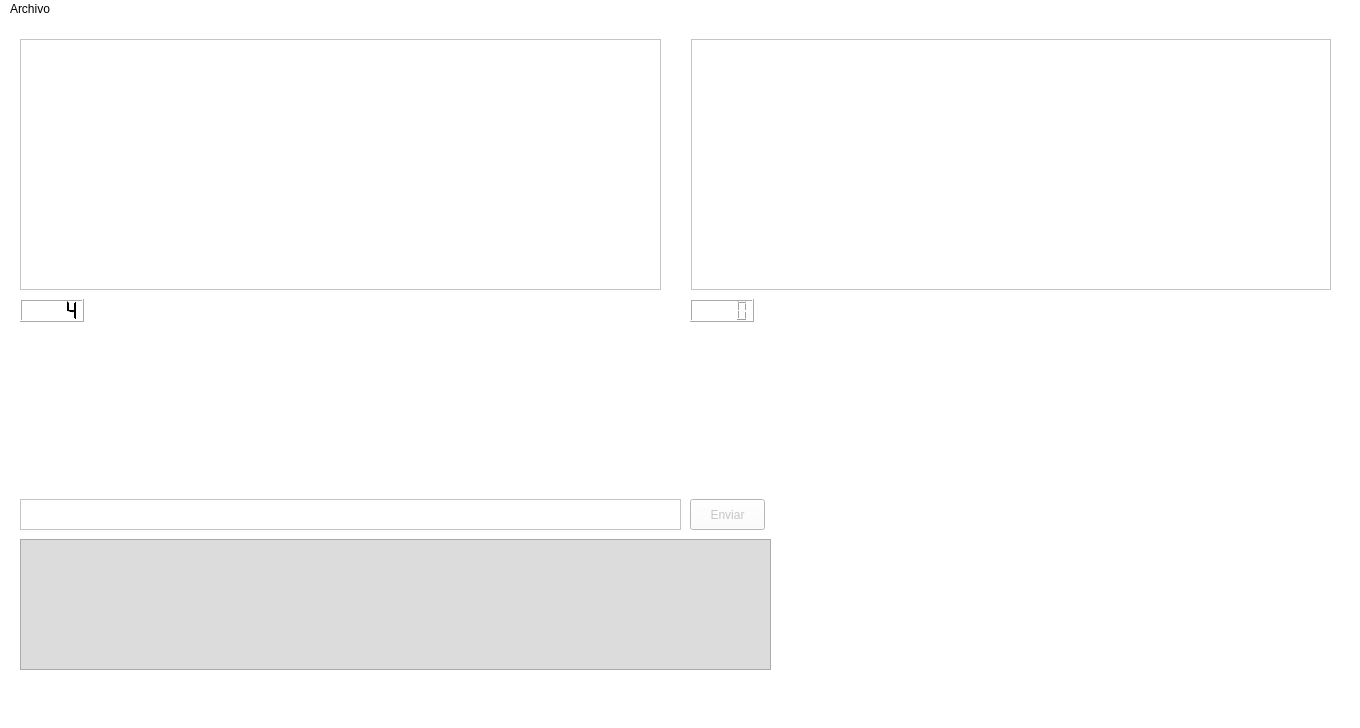
<?xml version="1.0" encoding="UTF-8"?>
<ui version="4.0">
 <class>MainWindow</class>
 <widget class="QMainWindow" name="MainWindow">
  <property name="geometry">
   <rect>
    <x>0</x>
    <y>0</y>
    <width>1360</width>
    <height>728</height>
   </rect>
  </property>
  <property name="palette">
   <palette>
    <active>
     <colorrole role="WindowText">
      <brush brushstyle="SolidPattern">
       <color alpha="255">
        <red>255</red>
        <green>255</green>
        <blue>255</blue>
       </color>
      </brush>
     </colorrole>
     <colorrole role="Button">
      <brush brushstyle="SolidPattern">
       <color alpha="255">
        <red>255</red>
        <green>255</green>
        <blue>255</blue>
       </color>
      </brush>
     </colorrole>
     <colorrole role="Light">
      <brush brushstyle="SolidPattern">
       <color alpha="255">
        <red>6</red>
        <green>6</green>
        <blue>6</blue>
       </color>
      </brush>
     </colorrole>
     <colorrole role="Midlight">
      <brush brushstyle="SolidPattern">
       <color alpha="255">
        <red>5</red>
        <green>5</green>
        <blue>5</blue>
       </color>
      </brush>
     </colorrole>
     <colorrole role="Dark">
      <brush brushstyle="SolidPattern">
       <color alpha="255">
        <red>2</red>
        <green>2</green>
        <blue>2</blue>
       </color>
      </brush>
     </colorrole>
     <colorrole role="Mid">
      <brush brushstyle="SolidPattern">
       <color alpha="255">
        <red>2</red>
        <green>2</green>
        <blue>2</blue>
       </color>
      </brush>
     </colorrole>
     <colorrole role="Text">
      <brush brushstyle="SolidPattern">
       <color alpha="255">
        <red>255</red>
        <green>255</green>
        <blue>255</blue>
       </color>
      </brush>
     </colorrole>
     <colorrole role="BrightText">
      <brush brushstyle="SolidPattern">
       <color alpha="255">
        <red>255</red>
        <green>255</green>
        <blue>255</blue>
       </color>
      </brush>
     </colorrole>
     <colorrole role="ButtonText">
      <brush brushstyle="SolidPattern">
       <color alpha="255">
        <red>255</red>
        <green>255</green>
        <blue>255</blue>
       </color>
      </brush>
     </colorrole>
     <colorrole role="Base">
      <brush brushstyle="SolidPattern">
       <color alpha="255">
        <red>255</red>
        <green>255</green>
        <blue>255</blue>
       </color>
      </brush>
     </colorrole>
     <colorrole role="Window">
      <brush brushstyle="SolidPattern">
       <color alpha="255">
        <red>255</red>
        <green>255</green>
        <blue>255</blue>
       </color>
      </brush>
     </colorrole>
     <colorrole role="Shadow">
      <brush brushstyle="SolidPattern">
       <color alpha="255">
        <red>0</red>
        <green>0</green>
        <blue>0</blue>
       </color>
      </brush>
     </colorrole>
     <colorrole role="AlternateBase">
      <brush brushstyle="SolidPattern">
       <color alpha="255">
        <red>2</red>
        <green>2</green>
        <blue>2</blue>
       </color>
      </brush>
     </colorrole>
     <colorrole role="ToolTipBase">
      <brush brushstyle="SolidPattern">
       <color alpha="255">
        <red>255</red>
        <green>255</green>
        <blue>220</blue>
       </color>
      </brush>
     </colorrole>
     <colorrole role="ToolTipText">
      <brush brushstyle="SolidPattern">
       <color alpha="255">
        <red>0</red>
        <green>0</green>
        <blue>0</blue>
       </color>
      </brush>
     </colorrole>
     <colorrole role="PlaceholderText">
      <brush brushstyle="SolidPattern">
       <color alpha="128">
        <red>255</red>
        <green>255</green>
        <blue>255</blue>
       </color>
      </brush>
     </colorrole>
    </active>
    <inactive>
     <colorrole role="WindowText">
      <brush brushstyle="SolidPattern">
       <color alpha="255">
        <red>255</red>
        <green>255</green>
        <blue>255</blue>
       </color>
      </brush>
     </colorrole>
     <colorrole role="Button">
      <brush brushstyle="SolidPattern">
       <color alpha="255">
        <red>255</red>
        <green>255</green>
        <blue>255</blue>
       </color>
      </brush>
     </colorrole>
     <colorrole role="Light">
      <brush brushstyle="SolidPattern">
       <color alpha="255">
        <red>6</red>
        <green>6</green>
        <blue>6</blue>
       </color>
      </brush>
     </colorrole>
     <colorrole role="Midlight">
      <brush brushstyle="SolidPattern">
       <color alpha="255">
        <red>5</red>
        <green>5</green>
        <blue>5</blue>
       </color>
      </brush>
     </colorrole>
     <colorrole role="Dark">
      <brush brushstyle="SolidPattern">
       <color alpha="255">
        <red>2</red>
        <green>2</green>
        <blue>2</blue>
       </color>
      </brush>
     </colorrole>
     <colorrole role="Mid">
      <brush brushstyle="SolidPattern">
       <color alpha="255">
        <red>2</red>
        <green>2</green>
        <blue>2</blue>
       </color>
      </brush>
     </colorrole>
     <colorrole role="Text">
      <brush brushstyle="SolidPattern">
       <color alpha="255">
        <red>255</red>
        <green>255</green>
        <blue>255</blue>
       </color>
      </brush>
     </colorrole>
     <colorrole role="BrightText">
      <brush brushstyle="SolidPattern">
       <color alpha="255">
        <red>255</red>
        <green>255</green>
        <blue>255</blue>
       </color>
      </brush>
     </colorrole>
     <colorrole role="ButtonText">
      <brush brushstyle="SolidPattern">
       <color alpha="255">
        <red>255</red>
        <green>255</green>
        <blue>255</blue>
       </color>
      </brush>
     </colorrole>
     <colorrole role="Base">
      <brush brushstyle="SolidPattern">
       <color alpha="255">
        <red>255</red>
        <green>255</green>
        <blue>255</blue>
       </color>
      </brush>
     </colorrole>
     <colorrole role="Window">
      <brush brushstyle="SolidPattern">
       <color alpha="255">
        <red>255</red>
        <green>255</green>
        <blue>255</blue>
       </color>
      </brush>
     </colorrole>
     <colorrole role="Shadow">
      <brush brushstyle="SolidPattern">
       <color alpha="255">
        <red>0</red>
        <green>0</green>
        <blue>0</blue>
       </color>
      </brush>
     </colorrole>
     <colorrole role="AlternateBase">
      <brush brushstyle="SolidPattern">
       <color alpha="255">
        <red>2</red>
        <green>2</green>
        <blue>2</blue>
       </color>
      </brush>
     </colorrole>
     <colorrole role="ToolTipBase">
      <brush brushstyle="SolidPattern">
       <color alpha="255">
        <red>255</red>
        <green>255</green>
        <blue>220</blue>
       </color>
      </brush>
     </colorrole>
     <colorrole role="ToolTipText">
      <brush brushstyle="SolidPattern">
       <color alpha="255">
        <red>0</red>
        <green>0</green>
        <blue>0</blue>
       </color>
      </brush>
     </colorrole>
     <colorrole role="PlaceholderText">
      <brush brushstyle="SolidPattern">
       <color alpha="128">
        <red>255</red>
        <green>255</green>
        <blue>255</blue>
       </color>
      </brush>
     </colorrole>
    </inactive>
    <disabled>
     <colorrole role="WindowText">
      <brush brushstyle="SolidPattern">
       <color alpha="255">
        <red>2</red>
        <green>2</green>
        <blue>2</blue>
       </color>
      </brush>
     </colorrole>
     <colorrole role="Button">
      <brush brushstyle="SolidPattern">
       <color alpha="255">
        <red>255</red>
        <green>255</green>
        <blue>255</blue>
       </color>
      </brush>
     </colorrole>
     <colorrole role="Light">
      <brush brushstyle="SolidPattern">
       <color alpha="255">
        <red>6</red>
        <green>6</green>
        <blue>6</blue>
       </color>
      </brush>
     </colorrole>
     <colorrole role="Midlight">
      <brush brushstyle="SolidPattern">
       <color alpha="255">
        <red>5</red>
        <green>5</green>
        <blue>5</blue>
       </color>
      </brush>
     </colorrole>
     <colorrole role="Dark">
      <brush brushstyle="SolidPattern">
       <color alpha="255">
        <red>2</red>
        <green>2</green>
        <blue>2</blue>
       </color>
      </brush>
     </colorrole>
     <colorrole role="Mid">
      <brush brushstyle="SolidPattern">
       <color alpha="255">
        <red>2</red>
        <green>2</green>
        <blue>2</blue>
       </color>
      </brush>
     </colorrole>
     <colorrole role="Text">
      <brush brushstyle="SolidPattern">
       <color alpha="255">
        <red>2</red>
        <green>2</green>
        <blue>2</blue>
       </color>
      </brush>
     </colorrole>
     <colorrole role="BrightText">
      <brush brushstyle="SolidPattern">
       <color alpha="255">
        <red>255</red>
        <green>255</green>
        <blue>255</blue>
       </color>
      </brush>
     </colorrole>
     <colorrole role="ButtonText">
      <brush brushstyle="SolidPattern">
       <color alpha="255">
        <red>2</red>
        <green>2</green>
        <blue>2</blue>
       </color>
      </brush>
     </colorrole>
     <colorrole role="Base">
      <brush brushstyle="SolidPattern">
       <color alpha="255">
        <red>255</red>
        <green>255</green>
        <blue>255</blue>
       </color>
      </brush>
     </colorrole>
     <colorrole role="Window">
      <brush brushstyle="SolidPattern">
       <color alpha="255">
        <red>255</red>
        <green>255</green>
        <blue>255</blue>
       </color>
      </brush>
     </colorrole>
     <colorrole role="Shadow">
      <brush brushstyle="SolidPattern">
       <color alpha="255">
        <red>0</red>
        <green>0</green>
        <blue>0</blue>
       </color>
      </brush>
     </colorrole>
     <colorrole role="AlternateBase">
      <brush brushstyle="SolidPattern">
       <color alpha="255">
        <red>4</red>
        <green>4</green>
        <blue>4</blue>
       </color>
      </brush>
     </colorrole>
     <colorrole role="ToolTipBase">
      <brush brushstyle="SolidPattern">
       <color alpha="255">
        <red>255</red>
        <green>255</green>
        <blue>220</blue>
       </color>
      </brush>
     </colorrole>
     <colorrole role="ToolTipText">
      <brush brushstyle="SolidPattern">
       <color alpha="255">
        <red>0</red>
        <green>0</green>
        <blue>0</blue>
       </color>
      </brush>
     </colorrole>
     <colorrole role="PlaceholderText">
      <brush brushstyle="SolidPattern">
       <color alpha="128">
        <red>255</red>
        <green>255</green>
        <blue>255</blue>
       </color>
      </brush>
     </colorrole>
    </disabled>
   </palette>
  </property>
  <property name="windowTitle">
   <string>Icaro´19 Ground Station</string>
  </property>
  <property name="styleSheet">
   <string notr="true">background-color: rgb(255, 255, 255);</string>
  </property>
  <widget class="QWidget" name="centralwidget">
   <widget class="QPushButton" name="pushButton">
    <property name="geometry">
     <rect>
      <x>690</x>
      <y>480</y>
      <width>75</width>
      <height>31</height>
     </rect>
    </property>
    <property name="styleSheet">
     <string notr="true">color: rgb(198, 198, 198);</string>
    </property>
    <property name="text">
     <string>Enviar</string>
    </property>
   </widget>
   <widget class="QTextEdit" name="textEdit">
    <property name="geometry">
     <rect>
      <x>20</x>
      <y>480</y>
      <width>661</width>
      <height>31</height>
     </rect>
    </property>
    <property name="styleSheet">
     <string notr="true">
color: rgb(253, 253, 253);</string>
    </property>
    <property name="html">
     <string>&lt;!DOCTYPE HTML PUBLIC &quot;-//W3C//DTD HTML 4.0//EN&quot; &quot;http://www.w3.org/TR/REC-html40/strict.dtd&quot;&gt;
&lt;html&gt;&lt;head&gt;&lt;meta name=&quot;qrichtext&quot; content=&quot;1&quot; /&gt;&lt;style type=&quot;text/css&quot;&gt;
p, li { white-space: pre-wrap; }
&lt;/style&gt;&lt;/head&gt;&lt;body style=&quot; font-family:'Cantarell'; font-size:10pt; font-weight:400; font-style:normal;&quot;&gt;
&lt;p style=&quot;-qt-paragraph-type:empty; margin-top:0px; margin-bottom:0px; margin-left:0px; margin-right:0px; -qt-block-indent:0; text-indent:0px; font-family:'MS Shell Dlg 2'; font-size:8.25pt;&quot;&gt;&lt;br /&gt;&lt;/p&gt;&lt;/body&gt;&lt;/html&gt;</string>
    </property>
   </widget>
   <widget class="QTextEdit" name="textEdit_2">
    <property name="geometry">
     <rect>
      <x>20</x>
      <y>520</y>
      <width>751</width>
      <height>131</height>
     </rect>
    </property>
    <property name="styleSheet">
     <string notr="true">color: rgb(0, 0, 0);
background-color: rgb(220, 220, 220);</string>
    </property>
   </widget>
   <widget class="QLabel" name="label">
    <property name="geometry">
     <rect>
      <x>1110</x>
      <y>490</y>
      <width>151</width>
      <height>151</height>
     </rect>
    </property>
    <property name="text">
     <string/>
    </property>
    <property name="pixmap">
     <pixmap>../../Descargas/icaro19_logo.png</pixmap>
    </property>
   </widget>
   <widget class="QWidget" name="horizontalLayoutWidget">
    <property name="geometry">
     <rect>
      <x>20</x>
      <y>20</y>
      <width>1311</width>
      <height>251</height>
     </rect>
    </property>
    <layout class="QHBoxLayout" name="horizontalLayout">
     <property name="spacing">
      <number>30</number>
     </property>
     <item>
      <widget class="PlotWidget" name="graphicsTemperature">
       <property name="styleSheet">
        <string notr="true">background-color: rgb(255, 255, 255);</string>
       </property>
      </widget>
     </item>
     <item>
      <widget class="PlotWidget" name="graphicsPresure"/>
     </item>
    </layout>
   </widget>
   <widget class="QLCDNumber" name="lcdTemperature">
    <property name="geometry">
     <rect>
      <x>20</x>
      <y>280</y>
      <width>64</width>
      <height>23</height>
     </rect>
    </property>
    <property name="palette">
     <palette>
      <active>
       <colorrole role="WindowText">
        <brush brushstyle="SolidPattern">
         <color alpha="255">
          <red>255</red>
          <green>255</green>
          <blue>255</blue>
         </color>
        </brush>
       </colorrole>
       <colorrole role="Button">
        <brush brushstyle="SolidPattern">
         <color alpha="255">
          <red>0</red>
          <green>0</green>
          <blue>0</blue>
         </color>
        </brush>
       </colorrole>
       <colorrole role="Light">
        <brush brushstyle="SolidPattern">
         <color alpha="255">
          <red>0</red>
          <green>0</green>
          <blue>0</blue>
         </color>
        </brush>
       </colorrole>
       <colorrole role="Midlight">
        <brush brushstyle="SolidPattern">
         <color alpha="255">
          <red>0</red>
          <green>0</green>
          <blue>0</blue>
         </color>
        </brush>
       </colorrole>
       <colorrole role="Dark">
        <brush brushstyle="SolidPattern">
         <color alpha="255">
          <red>0</red>
          <green>0</green>
          <blue>0</blue>
         </color>
        </brush>
       </colorrole>
       <colorrole role="Mid">
        <brush brushstyle="SolidPattern">
         <color alpha="255">
          <red>0</red>
          <green>0</green>
          <blue>0</blue>
         </color>
        </brush>
       </colorrole>
       <colorrole role="Text">
        <brush brushstyle="SolidPattern">
         <color alpha="255">
          <red>255</red>
          <green>255</green>
          <blue>255</blue>
         </color>
        </brush>
       </colorrole>
       <colorrole role="BrightText">
        <brush brushstyle="SolidPattern">
         <color alpha="255">
          <red>255</red>
          <green>255</green>
          <blue>255</blue>
         </color>
        </brush>
       </colorrole>
       <colorrole role="ButtonText">
        <brush brushstyle="SolidPattern">
         <color alpha="255">
          <red>255</red>
          <green>255</green>
          <blue>255</blue>
         </color>
        </brush>
       </colorrole>
       <colorrole role="Base">
        <brush brushstyle="SolidPattern">
         <color alpha="255">
          <red>0</red>
          <green>0</green>
          <blue>0</blue>
         </color>
        </brush>
       </colorrole>
       <colorrole role="Window">
        <brush brushstyle="SolidPattern">
         <color alpha="255">
          <red>0</red>
          <green>0</green>
          <blue>0</blue>
         </color>
        </brush>
       </colorrole>
       <colorrole role="Shadow">
        <brush brushstyle="SolidPattern">
         <color alpha="255">
          <red>0</red>
          <green>0</green>
          <blue>0</blue>
         </color>
        </brush>
       </colorrole>
       <colorrole role="AlternateBase">
        <brush brushstyle="SolidPattern">
         <color alpha="255">
          <red>0</red>
          <green>0</green>
          <blue>0</blue>
         </color>
        </brush>
       </colorrole>
       <colorrole role="ToolTipBase">
        <brush brushstyle="SolidPattern">
         <color alpha="255">
          <red>255</red>
          <green>255</green>
          <blue>220</blue>
         </color>
        </brush>
       </colorrole>
       <colorrole role="ToolTipText">
        <brush brushstyle="SolidPattern">
         <color alpha="255">
          <red>0</red>
          <green>0</green>
          <blue>0</blue>
         </color>
        </brush>
       </colorrole>
       <colorrole role="PlaceholderText">
        <brush brushstyle="SolidPattern">
         <color alpha="128">
          <red>255</red>
          <green>255</green>
          <blue>255</blue>
         </color>
        </brush>
       </colorrole>
      </active>
      <inactive>
       <colorrole role="WindowText">
        <brush brushstyle="SolidPattern">
         <color alpha="255">
          <red>255</red>
          <green>255</green>
          <blue>255</blue>
         </color>
        </brush>
       </colorrole>
       <colorrole role="Button">
        <brush brushstyle="SolidPattern">
         <color alpha="255">
          <red>0</red>
          <green>0</green>
          <blue>0</blue>
         </color>
        </brush>
       </colorrole>
       <colorrole role="Light">
        <brush brushstyle="SolidPattern">
         <color alpha="255">
          <red>0</red>
          <green>0</green>
          <blue>0</blue>
         </color>
        </brush>
       </colorrole>
       <colorrole role="Midlight">
        <brush brushstyle="SolidPattern">
         <color alpha="255">
          <red>0</red>
          <green>0</green>
          <blue>0</blue>
         </color>
        </brush>
       </colorrole>
       <colorrole role="Dark">
        <brush brushstyle="SolidPattern">
         <color alpha="255">
          <red>0</red>
          <green>0</green>
          <blue>0</blue>
         </color>
        </brush>
       </colorrole>
       <colorrole role="Mid">
        <brush brushstyle="SolidPattern">
         <color alpha="255">
          <red>0</red>
          <green>0</green>
          <blue>0</blue>
         </color>
        </brush>
       </colorrole>
       <colorrole role="Text">
        <brush brushstyle="SolidPattern">
         <color alpha="255">
          <red>255</red>
          <green>255</green>
          <blue>255</blue>
         </color>
        </brush>
       </colorrole>
       <colorrole role="BrightText">
        <brush brushstyle="SolidPattern">
         <color alpha="255">
          <red>255</red>
          <green>255</green>
          <blue>255</blue>
         </color>
        </brush>
       </colorrole>
       <colorrole role="ButtonText">
        <brush brushstyle="SolidPattern">
         <color alpha="255">
          <red>255</red>
          <green>255</green>
          <blue>255</blue>
         </color>
        </brush>
       </colorrole>
       <colorrole role="Base">
        <brush brushstyle="SolidPattern">
         <color alpha="255">
          <red>0</red>
          <green>0</green>
          <blue>0</blue>
         </color>
        </brush>
       </colorrole>
       <colorrole role="Window">
        <brush brushstyle="SolidPattern">
         <color alpha="255">
          <red>0</red>
          <green>0</green>
          <blue>0</blue>
         </color>
        </brush>
       </colorrole>
       <colorrole role="Shadow">
        <brush brushstyle="SolidPattern">
         <color alpha="255">
          <red>0</red>
          <green>0</green>
          <blue>0</blue>
         </color>
        </brush>
       </colorrole>
       <colorrole role="AlternateBase">
        <brush brushstyle="SolidPattern">
         <color alpha="255">
          <red>0</red>
          <green>0</green>
          <blue>0</blue>
         </color>
        </brush>
       </colorrole>
       <colorrole role="ToolTipBase">
        <brush brushstyle="SolidPattern">
         <color alpha="255">
          <red>255</red>
          <green>255</green>
          <blue>220</blue>
         </color>
        </brush>
       </colorrole>
       <colorrole role="ToolTipText">
        <brush brushstyle="SolidPattern">
         <color alpha="255">
          <red>0</red>
          <green>0</green>
          <blue>0</blue>
         </color>
        </brush>
       </colorrole>
       <colorrole role="PlaceholderText">
        <brush brushstyle="SolidPattern">
         <color alpha="128">
          <red>255</red>
          <green>255</green>
          <blue>255</blue>
         </color>
        </brush>
       </colorrole>
      </inactive>
      <disabled>
       <colorrole role="WindowText">
        <brush brushstyle="SolidPattern">
         <color alpha="255">
          <red>0</red>
          <green>0</green>
          <blue>0</blue>
         </color>
        </brush>
       </colorrole>
       <colorrole role="Button">
        <brush brushstyle="SolidPattern">
         <color alpha="255">
          <red>0</red>
          <green>0</green>
          <blue>0</blue>
         </color>
        </brush>
       </colorrole>
       <colorrole role="Light">
        <brush brushstyle="SolidPattern">
         <color alpha="255">
          <red>0</red>
          <green>0</green>
          <blue>0</blue>
         </color>
        </brush>
       </colorrole>
       <colorrole role="Midlight">
        <brush brushstyle="SolidPattern">
         <color alpha="255">
          <red>0</red>
          <green>0</green>
          <blue>0</blue>
         </color>
        </brush>
       </colorrole>
       <colorrole role="Dark">
        <brush brushstyle="SolidPattern">
         <color alpha="255">
          <red>0</red>
          <green>0</green>
          <blue>0</blue>
         </color>
        </brush>
       </colorrole>
       <colorrole role="Mid">
        <brush brushstyle="SolidPattern">
         <color alpha="255">
          <red>0</red>
          <green>0</green>
          <blue>0</blue>
         </color>
        </brush>
       </colorrole>
       <colorrole role="Text">
        <brush brushstyle="SolidPattern">
         <color alpha="255">
          <red>0</red>
          <green>0</green>
          <blue>0</blue>
         </color>
        </brush>
       </colorrole>
       <colorrole role="BrightText">
        <brush brushstyle="SolidPattern">
         <color alpha="255">
          <red>255</red>
          <green>255</green>
          <blue>255</blue>
         </color>
        </brush>
       </colorrole>
       <colorrole role="ButtonText">
        <brush brushstyle="SolidPattern">
         <color alpha="255">
          <red>0</red>
          <green>0</green>
          <blue>0</blue>
         </color>
        </brush>
       </colorrole>
       <colorrole role="Base">
        <brush brushstyle="SolidPattern">
         <color alpha="255">
          <red>0</red>
          <green>0</green>
          <blue>0</blue>
         </color>
        </brush>
       </colorrole>
       <colorrole role="Window">
        <brush brushstyle="SolidPattern">
         <color alpha="255">
          <red>0</red>
          <green>0</green>
          <blue>0</blue>
         </color>
        </brush>
       </colorrole>
       <colorrole role="Shadow">
        <brush brushstyle="SolidPattern">
         <color alpha="255">
          <red>0</red>
          <green>0</green>
          <blue>0</blue>
         </color>
        </brush>
       </colorrole>
       <colorrole role="AlternateBase">
        <brush brushstyle="SolidPattern">
         <color alpha="255">
          <red>0</red>
          <green>0</green>
          <blue>0</blue>
         </color>
        </brush>
       </colorrole>
       <colorrole role="ToolTipBase">
        <brush brushstyle="SolidPattern">
         <color alpha="255">
          <red>255</red>
          <green>255</green>
          <blue>220</blue>
         </color>
        </brush>
       </colorrole>
       <colorrole role="ToolTipText">
        <brush brushstyle="SolidPattern">
         <color alpha="255">
          <red>0</red>
          <green>0</green>
          <blue>0</blue>
         </color>
        </brush>
       </colorrole>
       <colorrole role="PlaceholderText">
        <brush brushstyle="SolidPattern">
         <color alpha="128">
          <red>255</red>
          <green>255</green>
          <blue>255</blue>
         </color>
        </brush>
       </colorrole>
      </disabled>
     </palette>
    </property>
    <property name="styleSheet">
     <string notr="true">color: rgb(116, 255, 24);</string>
    </property>
    <property name="value" stdset="0">
     <double>4.000000000000000</double>
    </property>
   </widget>
   <widget class="QLCDNumber" name="lcdPresure">
    <property name="geometry">
     <rect>
      <x>690</x>
      <y>280</y>
      <width>64</width>
      <height>23</height>
     </rect>
    </property>
   </widget>
  </widget>
  <widget class="QMenuBar" name="menubar">
   <property name="geometry">
    <rect>
     <x>0</x>
     <y>0</y>
     <width>1360</width>
     <height>25</height>
    </rect>
   </property>
   <widget class="QMenu" name="menuArchivo">
    <property name="title">
     <string>Archivo</string>
    </property>
    <addaction name="actionSalir"/>
   </widget>
   <addaction name="menuArchivo"/>
  </widget>
  <widget class="QStatusBar" name="statusbar"/>
  <action name="actionSalir">
   <property name="text">
    <string>Salir</string>
   </property>
  </action>
 </widget>
 <customwidgets>
  <customwidget>
   <class>PlotWidget</class>
   <extends>QGraphicsView</extends>
   <header>pyqtgraph</header>
  </customwidget>
 </customwidgets>
 <resources/>
 <connections/>
</ui>
